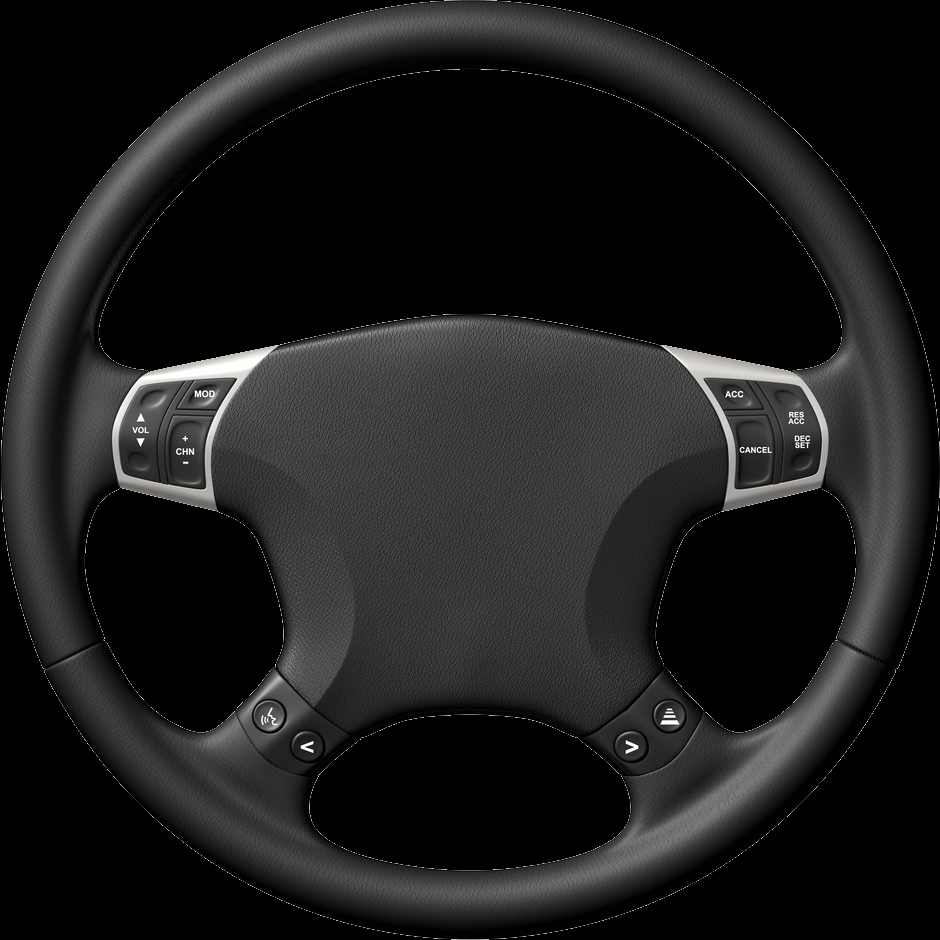
#> input picture assets/steering_wheel.png, 940 x 940 px
$ python utils.py   (older library calls are emulated)
#> lines starting #> are read from the running program, lines starting #| are printed output that depends on the picture; after the words box and inside, x2 and y2 are one past the last pixel; in counts of white or black regions, pixels touching at a corner belong together
import numpy as np
import cv2
import itertools
import math

# [6 lines left out: function invert_frame, not called in this run]

def bar_graph(data, labels, ylim, size):

    font = cv2.FONT_HERSHEY_SIMPLEX

    lst_colors = list(map(list, itertools.product([0, 255], repeat=3)))

    colors = list(np.array(lst_colors)[1:len(data)+1])

    bar_buf = 50 // len(data)

    graph_frame = np.zeros((240,240,3))

    x = 60+bar_buf

    for d,l,c in zip(data,labels,colors):
        c = (int(c[0]), int(c[1]), int(c[2]))
        y = 200-int((float(d) / float(ylim)) * 200)
        w = int(bar_buf * 2)
        cv2.rectangle(graph_frame, (x,y), (x+w,200), c, -1)

        fontsize = 0.5

        while True:
            textsize = cv2.getTextSize(l, font, fontsize, 1)[0]
            offX = (w-textsize[0])//2
            if offX >= 0:
                break
            fontsize -= 0.05

        cv2.putText(graph_frame, l, (x+offX, 220), font, fontsize, (255,255,255), 1)

        x += w + bar_buf

    cv2.line(graph_frame, (40,0), (40,200),(255,255,255), 2)
    cv2.line(graph_frame, (40,200), (240,200), (255,255,255), 2)

    graph_frame = cv2.resize(graph_frame, size)

    return graph_frame

# [135 lines left out: functions line_graph, r2_line_graph, angle_graph, not called in this run]


def rotate(image, angle):
    image_center = tuple(np.array(image.shape[1::-1]) / 2)
    rot_mat = cv2.getRotationMatrix2D(image_center, angle, 1.0)
    result = cv2.warpAffine(image, rot_mat, image.shape[1::-1], flags=cv2.INTER_LINEAR)
    return result

wheel = cv2.resize(cv2.imread('assets/steering_wheel.png'), (200,200))
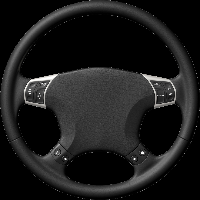
#> wheel: shape (200, 200, 3); mean B, G, R 27.4, 27.4, 27.5
font = cv2.FONT_HERSHEY_SIMPLEX

def visualization(frame, wheel_angle, throttle_pos, brake_pos, speed):
#> called with wheel_angle = 400, throttle_pos = 0.5, brake_pos = 0.5, speed = 20
    frame = cv2.resize(frame, (600,300))
    visual_frame = np.zeros((700,1000,3), dtype=np.uint8)
    visual_frame[:frame.shape[0],:frame.shape[1]] = frame
    cv2.putText(visual_frame, "Steering Angle", (720,50),font,0.7,(255,255,255),2)
    wheel_cpy = rotate(wheel, wheel_angle)
#> in rotate, `result = cv2.warpAffine(image, rot_mat, image.shape[1::-1], flags=cv2...`:
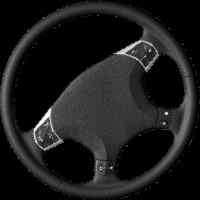
#> result: shape (200, 200, 3); mean B, G, R 27.4, 27.4, 27.5
    visual_frame[100:100+wheel_cpy.shape[0],700:700+wheel_cpy.shape[1]] = wheel_cpy
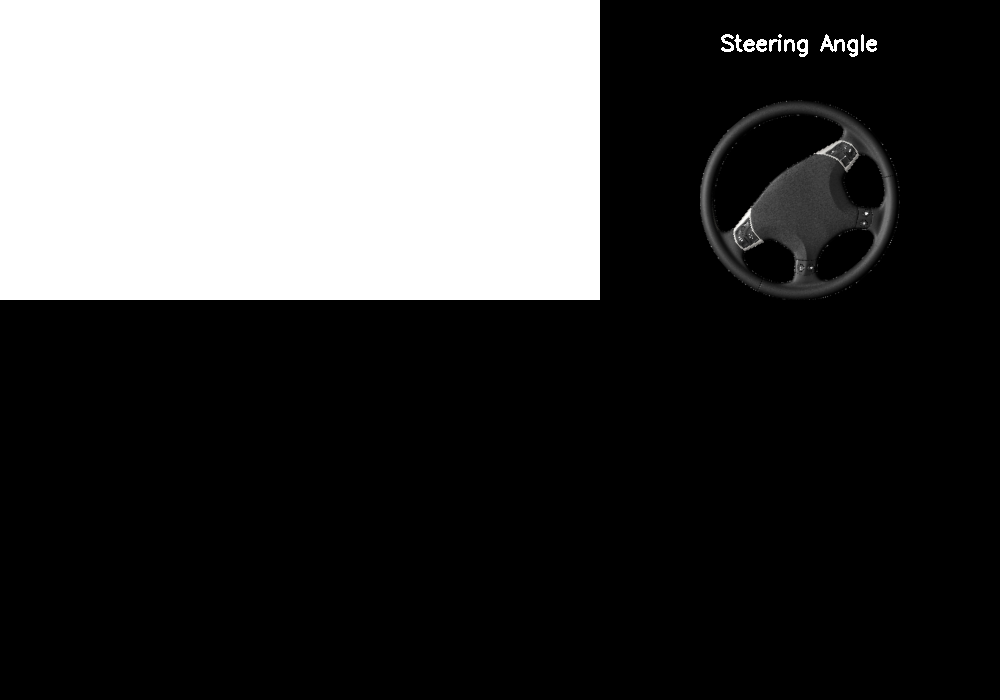
#> visual_frame: shape (700, 1000, 3); mean B, G, R 67.6, 67.6, 67.6

    textsize = cv2.getTextSize(str(wheel_angle), font, 0.7, 2)[0]

    offX = textsize[0] // 2
    offY = textsize[1] // 2

    cv2.putText(visual_frame, str(wheel_angle), (700+(wheel_cpy.shape[1]//2)-offX, 100+(wheel_cpy.shape[0]//2)+offY), font, 0.7, (0,0,0), 2)
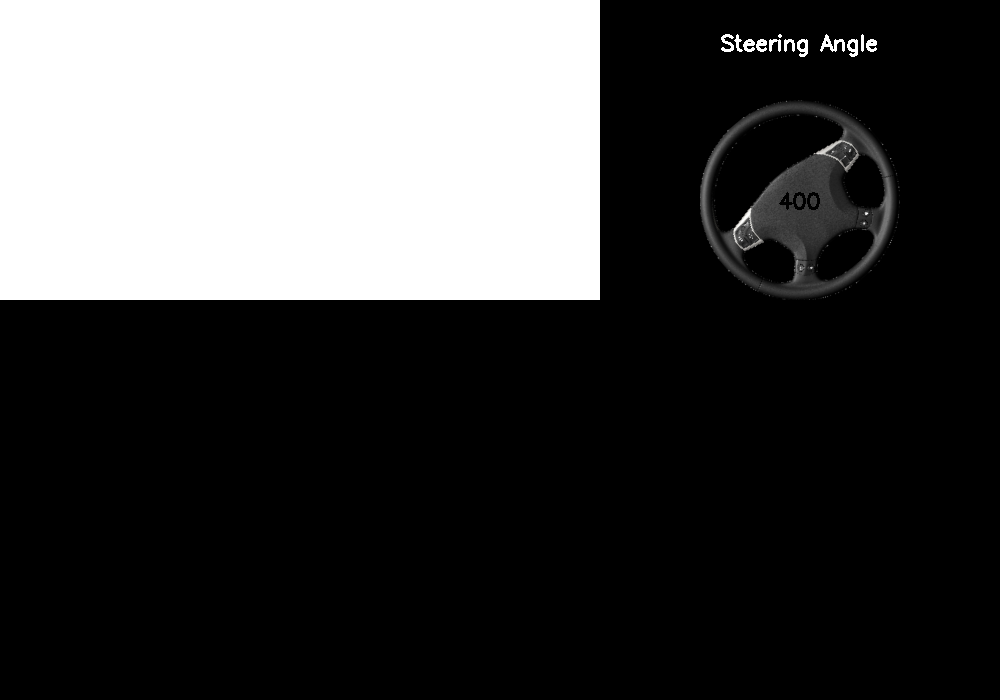
#> visual_frame: shape (700, 1000, 3); 0.05% of pixels changed, all inside (x1, y1, x2, y2) = (779, 192, 820, 210)

    graph_1 = bar_graph([throttle_pos], ['Throttle Pos'], 1, (275,275))
#> after the loop in bar_graph, `for d,l,c in zip(data,labels,colors):`:
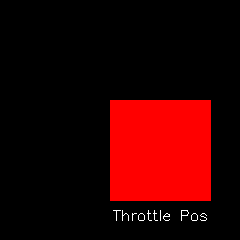
#> graph_frame: shape (240, 240, 3) float64; mean of channels 0, 1, 2 0.9, 0.9, 46.1; drawn as B, G, R
    graph_2 = bar_graph([brake_pos], ['Brake Pos'], 1, (275,275))
#> call 2 of bar_graph, with ylim = 1, size = (275, 275)
#> in bar_graph (call 2), `cv2.line(graph_frame, (40,200), (240,200), (255,255,255), 2)`:
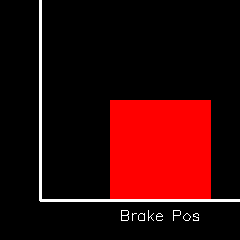
#> graph_frame: shape (240, 240, 3) float64; mean of channels 0, 1, 2 6.1, 6.1, 50.4; drawn as B, G, R

    textsize = cv2.getTextSize("Throttle", font, 0.7, 2)[0]
#> textsize = (84, 16)

    offX = textsize[0] // 2
#> offX = 42

    cv2.putText(visual_frame, "Throttle: "+str(throttle_pos), ((graph_1.shape[1]//2),410),font,0.7,(255,255,255), 2)

    visual_frame[425:425+graph_1.shape[0],20:20+graph_1.shape[1]] = graph_1

    cv2.putText(visual_frame, "Brake: "+str(brake_pos), (graph_1.shape[1]+20+(graph_2.shape[1]//2),410),font,0.7,(255,255,255), 2)

    visual_frame[425:425+graph_2.shape[0],20+graph_1.shape[1]+20:20+graph_1.shape[1]+20+graph_2.shape[1]] = graph_2

    cv2.putText(visual_frame, 'SPEED: '+str(speed)+'kph', (660, 520), font, 1, (255,255,255), 2)
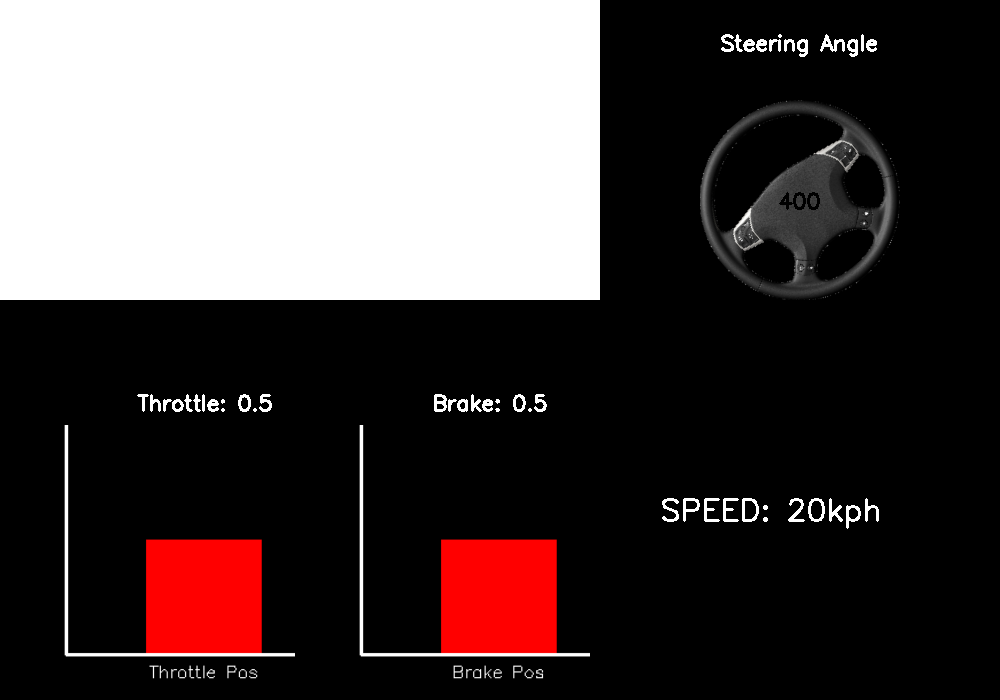
#> visual_frame: shape (700, 1000, 3); mean B, G, R 70.1, 70.1, 79.7

    cv2.imshow('Data Collection', visual_frame)
    #inter_out.write(visual_frame)

if __name__ == "__main__":
    visualization(np.ones((600,300,3))*255, 400, 0.5, 0.5, 20)
    cv2.waitKey(0)
    cv2.destroyAllWindows()
